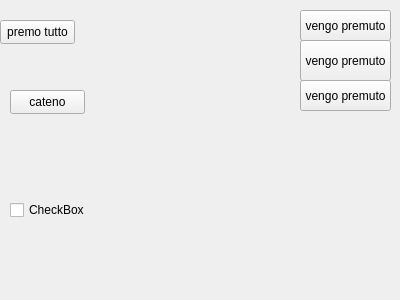
<?xml version="1.0" encoding="UTF-8"?>
<ui version="4.0">
 <class>Qclock</class>
 <widget class="QWidget" name="Qclock">
  <property name="geometry">
   <rect>
    <x>0</x>
    <y>0</y>
    <width>400</width>
    <height>300</height>
   </rect>
  </property>
  <property name="windowTitle">
   <string>Qclock</string>
  </property>
  <widget class="QPushButton" name="PremituttiBtn">
   <property name="geometry">
    <rect>
     <x>0</x>
     <y>20</y>
     <width>75</width>
     <height>24</height>
    </rect>
   </property>
   <property name="text">
    <string>premo tutto</string>
   </property>
  </widget>
  <widget class="QPushButton" name="premuto1">
   <property name="geometry">
    <rect>
     <x>300</x>
     <y>80</y>
     <width>91</width>
     <height>31</height>
    </rect>
   </property>
   <property name="text">
    <string>vengo premuto</string>
   </property>
  </widget>
  <widget class="QPushButton" name="premuto2">
   <property name="geometry">
    <rect>
     <x>300</x>
     <y>10</y>
     <width>91</width>
     <height>31</height>
    </rect>
   </property>
   <property name="text">
    <string>vengo premuto</string>
   </property>
  </widget>
  <widget class="QPushButton" name="premuto3">
   <property name="geometry">
    <rect>
     <x>300</x>
     <y>40</y>
     <width>91</width>
     <height>41</height>
    </rect>
   </property>
   <property name="text">
    <string>vengo premuto</string>
   </property>
  </widget>
  <widget class="QPushButton" name="pushButton">
   <property name="geometry">
    <rect>
     <x>10</x>
     <y>90</y>
     <width>75</width>
     <height>24</height>
    </rect>
   </property>
   <property name="text">
    <string>cateno</string>
   </property>
  </widget>
  <widget class="QCheckBox" name="checkBox">
   <property name="geometry">
    <rect>
     <x>10</x>
     <y>200</y>
     <width>78</width>
     <height>20</height>
    </rect>
   </property>
   <property name="text">
    <string>CheckBox</string>
   </property>
  </widget>
 </widget>
 <resources/>
 <connections>
  <connection>
   <sender>PremituttiBtn</sender>
   <signal>clicked()</signal>
   <receiver>premuto2</receiver>
   <slot>animateClick()</slot>
   <hints>
    <hint type="sourcelabel">
     <x>36</x>
     <y>33</y>
    </hint>
    <hint type="destinationlabel">
     <x>317</x>
     <y>30</y>
    </hint>
   </hints>
  </connection>
  <connection>
   <sender>PremituttiBtn</sender>
   <signal>clicked()</signal>
   <receiver>premuto1</receiver>
   <slot>animateClick()</slot>
   <hints>
    <hint type="sourcelabel">
     <x>13</x>
     <y>34</y>
    </hint>
    <hint type="destinationlabel">
     <x>353</x>
     <y>83</y>
    </hint>
   </hints>
  </connection>
  <connection>
   <sender>PremituttiBtn</sender>
   <signal>clicked()</signal>
   <receiver>premuto3</receiver>
   <slot>animateClick()</slot>
   <hints>
    <hint type="sourcelabel">
     <x>0</x>
     <y>24</y>
    </hint>
    <hint type="destinationlabel">
     <x>340</x>
     <y>57</y>
    </hint>
   </hints>
  </connection>
  <connection>
   <sender>premuto1</sender>
   <signal>clicked()</signal>
   <receiver>pushButton</receiver>
   <slot>animateClick()</slot>
   <hints>
    <hint type="sourcelabel">
     <x>312</x>
     <y>104</y>
    </hint>
    <hint type="destinationlabel">
     <x>57</x>
     <y>112</y>
    </hint>
   </hints>
  </connection>
  <connection>
   <sender>pushButton</sender>
   <signal>clicked()</signal>
   <receiver>checkBox</receiver>
   <slot>toggle()</slot>
   <hints>
    <hint type="sourcelabel">
     <x>78</x>
     <y>95</y>
    </hint>
    <hint type="destinationlabel">
     <x>31</x>
     <y>205</y>
    </hint>
   </hints>
  </connection>
 </connections>
</ui>
